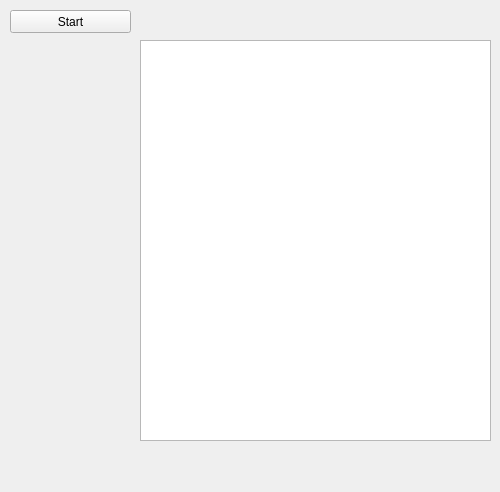
<?xml version="1.0" encoding="UTF-8"?>
<ui version="4.0">
 <class>MainWindow</class>
 <widget class="QMainWindow" name="MainWindow">
  <property name="geometry">
   <rect>
    <x>0</x>
    <y>0</y>
    <width>500</width>
    <height>492</height>
   </rect>
  </property>
  <property name="windowTitle">
   <string>MainWindow</string>
  </property>
  <widget class="QWidget" name="centralWidget">
   <widget class="QGraphicsView" name="graphicsView">
    <property name="geometry">
     <rect>
      <x>140</x>
      <y>40</y>
      <width>351</width>
      <height>401</height>
     </rect>
    </property>
   </widget>
   <widget class="QPushButton" name="Start">
    <property name="geometry">
     <rect>
      <x>10</x>
      <y>10</y>
      <width>121</width>
      <height>23</height>
     </rect>
    </property>
    <property name="text">
     <string>Start</string>
    </property>
   </widget>
  </widget>
  <widget class="QMenuBar" name="menuBar">
   <property name="geometry">
    <rect>
     <x>0</x>
     <y>0</y>
     <width>500</width>
     <height>21</height>
    </rect>
   </property>
  </widget>
 </widget>
 <layoutdefault spacing="6" margin="11"/>
 <resources/>
 <connections/>
</ui>
